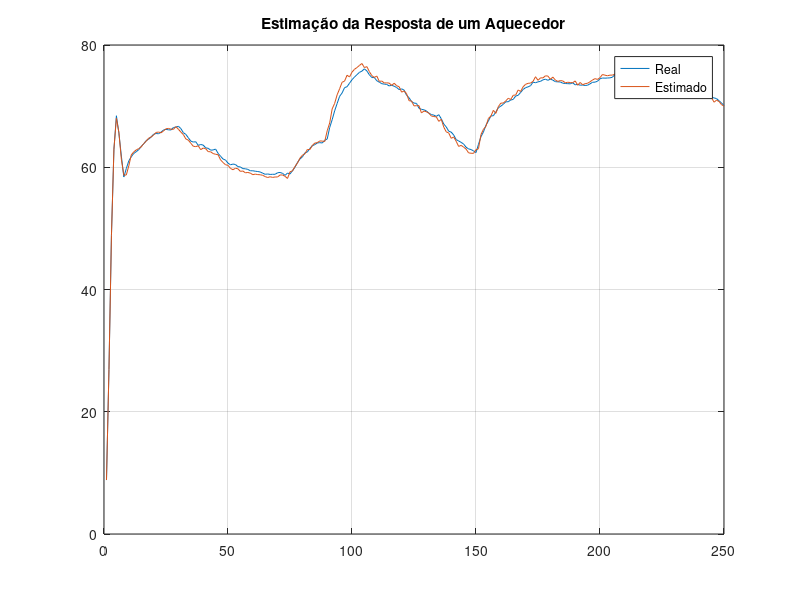
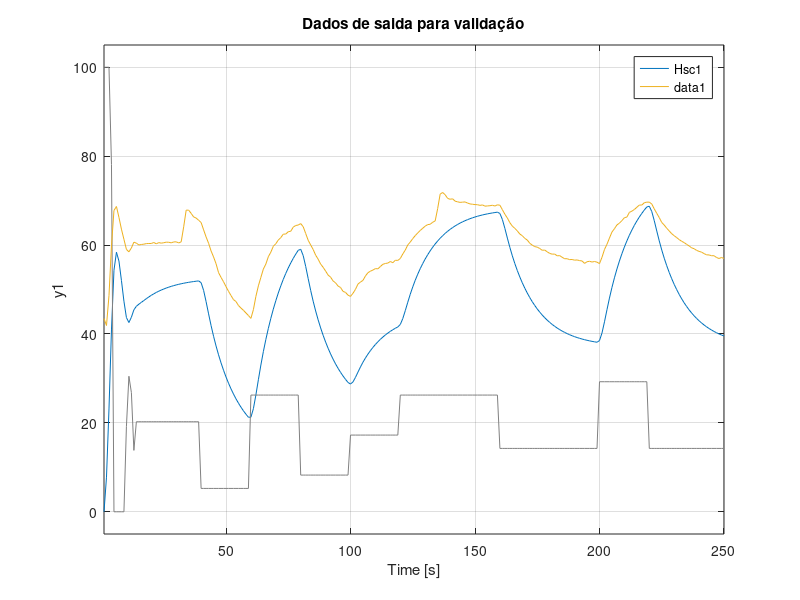
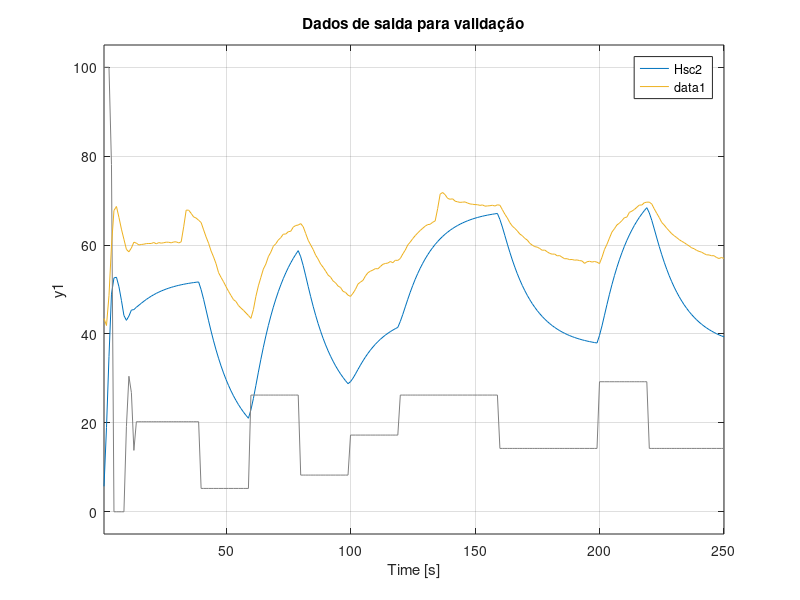

The MATLAB source for these figures, in order:
% Identificação de Sistemas
% Questão 2 do projeto final de Identificação de sistemas
% Autores: Nicollas e Magdiel
close all
clear
clc

%% Definição dos dados para identificação
dados = load('F0407.DAT');
u = dados(:,1);
y = dados(:,2);

%% Definição dos dados para Validação
dados_val = load('F0307.DAT');
u_val = dados_val(:,1);
y_val = dados_val(:,2);

% Amostras
N = length(y);
T = (1:N)';
e = 0.01*randn(N,1);

%% METODO 1 : método MQR

yest = zeros(N,1); % saida estimada
erro = zeros(1,N);  % erro de previsão

% numero de parametros em A e B 
na = 3;  % n e m dimensões para y-na e x-nb
nb = 1;

dim = na+nb+1;

% vetor de parametros
theta = zeros(dim,1);
% vetor de medidas
phi = zeros(dim,1);
% Matriz de covanriancia inicial
p = eye(dim,dim);

%% Aplicação do MQR

% Definindo intervalos para as possições iniciais de phi()
m = min(na,nb);  % menor qdt de n's  entre A e B
lim = max(na,nb)+1;  % diferen�a de n's entre A e B

for t = 1:lim
    % valor de b0 sempre � u(t)
    phi(na+1) = u(t);
    % verificando os intervalos de phi
    if(t>1 && t<=m+1) % intervalo de a1,b1 até am,bm
       for i = 1:t-1
           phi(i) = -y(t-i);         % a1 � am
           phi(na+1+i) = u(t-i);    % b1 � bm
       end
    elseif(t>m+1) % intervalo das sobras, onde na>nb ou nb>na 
       if (na>nb)
           for i= 1:t-1
               phi(i) = -y(t-i);     % a1 � a.na
           end
           for i= 1:nb
               phi(na+1+i) = u(t-i);    % b1 � b.nb
           end
       elseif (na<nb)
           for i= 1:t-1
               phi(na+1+i) = u(t-i);     % a1 � a.na
           end
           for i= 1:na
               phi(i) = -y(t-i);     % a1 � a.na
           end 
       end
    end
    
    % Calculando o erro de previsão
    erro(t)= y(t) - phi'*theta;
    % Calculando o ganho
    K = p*phi/(1+phi'*p*phi);
    % Calculando novo valor da matriz de estimadores
    theta = theta+(K*erro(t));
    % Calculando a matriz covariância
    p = p - K*phi'*p;
    % Saida Estimada
    yest(t) = phi'*theta + e(t);
end

% Novo calculo agora para o resto das amostras
for t = lim+1 : N
    % alterando os valores de phi
    phi = [-y(t-(1:na));u(t-(0:nb))];
    % Calculando o erro
    erro(t)= y(t) - phi'*theta;
    % Calculando o ganho
    K = p*phi/(1+phi'*p*phi);
    % Calculando novo valor da matriz de estimadores
    theta = theta+(K*erro(t));
    % Calculando a matriz covariância
    p = p - K*(phi'*p);
    % Saida estimada
    yest(t) = phi'*theta + e(t);
end
% Diferença entre as saidas
err = y-yest;

theta1 = theta;
den = [1 theta1(1:na)'];
num = [theta1(na+1:dim)' 0];
% função discreta
Hs1 = tf(num,den,1,'variable','z^-1');
% função continua
Hsc1 = d2c(Hs1);

%% Plotando os Resultados
% Comparação entre os dados Identificados
figure
plot(y)
title('Estimação da Resposta de um Aquecedor')
hold on
plot(yest)
legend('Real','Estimado')
grid on

% Comparação entre os dados de Validação
figure
lsim(Hsc1,u_val,T)
hold on
plot(y_val)
title('Dados de saida para validação')
grid on

%% MÉTODO 2 - Usando MQ

% Numero de parametros a estimar
na = 2;
nb = 1;

dim = na+nb+1;
m = max(na,nb+1);

% matriz de observação
phi = zeros(N,dim);
for t=m+1:N
    phi(t,:) = [-y(t-(1:na))' u(t-(0:nb))'];
end

% valor da matriz estimada dos parametros
theta2 = phi'*phi\phi'*y;

% obtendo a função de transferencia
den = [1 theta2(1:na)'];
num = [theta2(na+1:dim)' 0];
% função discreta
Hs2 = tf(num,den,1,'variable','z^-1');
% função continua
Hsc2 = d2c(Hs2);

%% Validando os dados
% Comparação entre os dados de Validação
figure
lsim(Hsc2,u_val,T)
hold on
plot(y_val)
title('Dados de saida para validação')
grid on

%% METODO 3 - Usando a correlação





